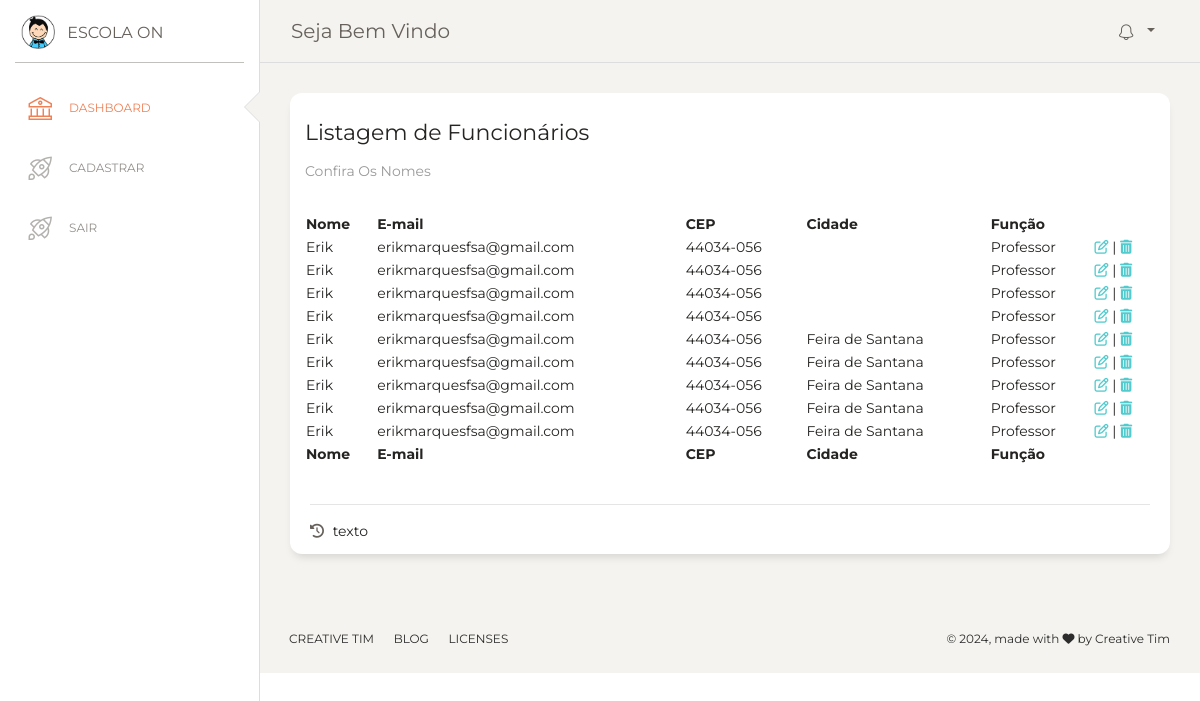
Screenshot of /template/list_func.php with the database file from the repository.
### tables this page shows
CREATE TABLE `cad_pessoais` (
  `id` int(11) NOT NULL,
  `nome` varchar(255) DEFAULT NULL,
  `email` varchar(150) DEFAULT NULL,
  `cep` varchar(12) DEFAULT NULL,
  `endereco` varchar(200) DEFAULT NULL,
  `bairro` varchar(150) DEFAULT NULL,
  `cidade` varchar(150) DEFAULT NULL,
  `funcao` varchar(150) DEFAULT NULL
);

### template/list_func.php (the view, shortened to what this page needs)
<!DOCTYPE html>
<html lang="pt-br">
<?php include "head.php"; ?>
<body class="">
    <div class="wrapper ">
        <?php include "menu.php"; ?>
        <div class="main-panel">
            <?php include "nav_superior.php"; ?>
            <div class="content">
                <div class="row">
                    <div class="col-md-12">
                        <div class="card ">
                            <div class="card-header ">
                                <h5 class="card-title">Listagem de Funcionários</h5>
                                <p class="card-category">Confira os Nomes</p>
                            </div>
                            <div class="card-body ">
                                <table id="example" class="display" style="width:100%">
                                    <thead>
                                        <tr>
                                            <th>Nome</th>
                                            <th>E-mail</th>
                                            <th>CEP</th>
                                            <th>Cidade</th>
                                            <th>Função</th>
                                            <th>&nbsp;</th>
                                        </tr>
                                    </thead>
                                    <tbody>
                                         <?php
                                            include "../_scripts/config.php";
                                            $sql = "SELECT * FROM cad_pessoais";
                                            $query  = $mysqli->query($sql);
                                            while($dados = $query->fetch_array()){
                                            ?>
                                        <tr>
                                            <td><?php echo $dados['nome']; ?></td>
                                            <td><?php echo $dados['email']; ?></td>
                                            <td><?php echo $dados['cep']; ?></td>
                                            <td><?php echo $dados['cidade']; ?></td>
                                            <td><?php echo $dados['funcao']; ?></td>
                                            <td><a href="edit_dados_pessoais.php?d=<?php echo $dados['id']; ?> "><i class="fa-regular fa-pen-to-square"></i></a> |
                                                <a href="../_scripts/deletar_cad_pessoais.php?id=<?php echo $dados['id']; ?> ">
                                                    <i class="fa-solid fa-trash-can"></i>
                                                </a>
                                            </td>
                                        </tr>
                                        <?php } ?>
                                    </tbody>
                                    <tfoot>
                                        <tr>
                                            <th>Nome</th>
                                            <th>E-mail</th>
                                            <th>CEP</th>
                                            <th>Cidade</th>
                                            <th>Função</th>
                                            <th>&nbsp;</th>
                                        </tr>
                                    </tfoot>
                                </table>
                            </div>
                            <div class="card-footer ">
                                <hr>
                                <div class="stats">
                                    <i class="fa fa-history"></i> texto
                                </div>
                            </div>
                        </div>
                    </div>
                </div>
            </div>
            <?php include "footer.php"; ?>
        </div>
    </div>
</body>
</html>

### template/head.php (shortened to what this page needs)
<head>
  <link href="https://maxcdn.bootstrapcdn.com/font-awesome/latest/css/font-awesome.min.css" rel="stylesheet">
  <link href="../assets/css/bootstrap.min.css" rel="stylesheet" />
  <link href="../assets/css/paper-dashboard.css?v=2.0.1" rel="stylesheet" />
  <link href="../assets/demo/demo.css" rel="stylesheet" />
  <link href="https://cdn.datatables.net/2.0.5/css/dataTables.dataTables.css" rel="stylesheet" type="text/css">
  <link rel="stylesheet" href="https://cdnjs.cloudflare.com/ajax/libs/font-awesome/6.5.2/css/all.min.css" />
</head>

### template/menu.php
<div class="sidebar" data-color="white" data-active-color="danger">
      <div class="logo">
        <a href="https://www.creative-tim.com" class="simple-text logo-mini">
          <div class="logo-image-small">
            <img src="../assets/img/logo-small.png">
          </div>
        </a>
        <a href="https://www.creative-tim.com" class="simple-text logo-normal">
          Escola On
        </a>
      </div>
      <div class="sidebar-wrapper">
        <ul class="nav">
          <li class="active">
            <a href=" list_func.php">
              <i class="nc-icon nc-bank"></i>
              <p>Dashboard</p>
            </a>
          </li>
          <li>
            <a href="./cad_dados_pessoais.php">
              <i class="nc-icon nc-spaceship"></i>
              <p>Cadastrar</p>
            </a>
          </li>
          <li>
            <a href="../index.html">
              <i class="nc-icon nc-spaceship"></i>
              <p>Sair</p>
            </a>
          </li>
        </ul>
      </div>
    </div>

### template/nav_superior.php (shortened to what this page needs)
<nav class="navbar navbar-expand-lg navbar-absolute fixed-top navbar-transparent">
        <div class="container-fluid">
          <div class="navbar-wrapper">
            <a class="navbar-brand" href="javascript:;">Seja bem vindo
              </a>
          </div>
          <div class="collapse navbar-collapse justify-content-end" id="navigation">
            <ul class="navbar-nav">
              <li class="nav-item btn-rotate dropdown">
                <a class="nav-link dropdown-toggle" href="http://example.com" id="navbarDropdownMenuLink" data-toggle="dropdown" aria-haspopup="true" aria-expanded="false">
                  <i class="nc-icon nc-bell-55"></i>
                </a>
              </li>
            </ul>
          </div>
        </div>
      </nav>

### template/footer.php (shortened to what this page needs)
<footer class="footer footer-black  footer-white ">
        <div class="container-fluid">
          <div class="row">
            <nav class="footer-nav">
              <ul>
                <li><a href="https://www.creative-tim.com" target="_blank">Creative Tim</a></li>
                <li><a href="https://www.creative-tim.com/blog" target="_blank">Blog</a></li>
                <li><a href="https://www.creative-tim.com/license" target="_blank">Licenses</a></li>
              </ul>
            </nav>
            <div class="credits ml-auto">
              <span class="copyright">
                © , made with <i class="fa fa-heart heart"></i> by Creative Tim
              </span>
            </div>
          </div>
        </div>
      </footer>

### rows the page displays
cad_pessoais: nome "Erik", email "erikmarquesfsa@gmail.com", cep "44034-056", funcao "Professor"
cad_pessoais: nome "Erik", email "erikmarquesfsa@gmail.com", cep "44034-056", funcao "Professor"
cad_pessoais: nome "Erik", email "erikmarquesfsa@gmail.com", cep "44034-056", funcao "Professor"
cad_pessoais: nome "Erik", email "erikmarquesfsa@gmail.com", cep "44034-056", funcao "Professor"
cad_pessoais: nome "Erik", email "erikmarquesfsa@gmail.com", cep "44034-056", cidade "Feira de Santana", funcao "Professor"
cad_pessoais: nome "Erik", email "erikmarquesfsa@gmail.com", cep "44034-056", cidade "Feira de Santana", funcao "Professor"
cad_pessoais: nome "Erik", email "erikmarquesfsa@gmail.com", cep "44034-056", cidade "Feira de Santana", funcao "Professor"
cad_pessoais: nome "Erik", email "erikmarquesfsa@gmail.com", cep "44034-056", cidade "Feira de Santana", funcao "Professor"
cad_pessoais: nome "Erik", email "erikmarquesfsa@gmail.com", cep "44034-056", cidade "Feira de Santana", funcao "Professor"
